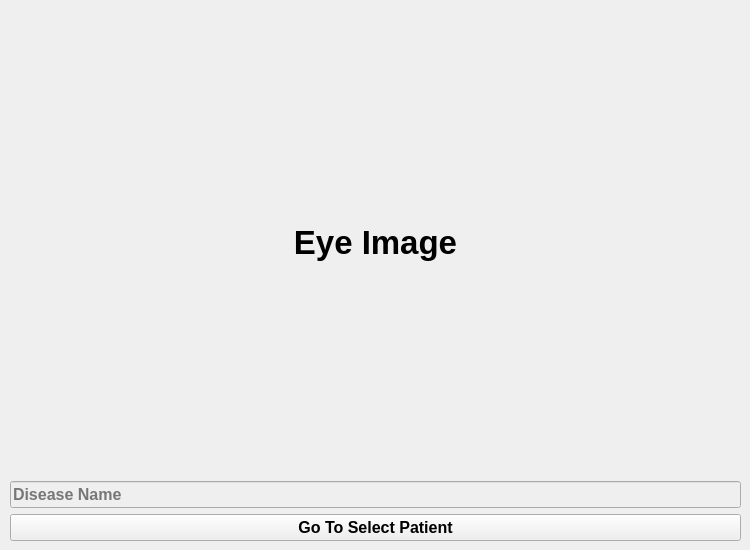
     <widget class="QWidget" name="analyzedTab_3">
      <attribute name="title">
       <string>Analyzed</string>
      </attribute>
      <widget class="QWidget" name="layoutWidget_14">
       <property name="geometry">
        <rect>
         <x>10</x>
         <y>10</y>
         <width>731</width>
         <height>531</height>
        </rect>
       </property>
       <layout class="QVBoxLayout" name="verticalLayout_8">
        <item>
         <widget class="QLabel" name="eyeImage_2">
          <property name="font">
           <font>
            <family>Arial</family>
            <pointsize>25</pointsize>
            <weight>75</weight>
            <bold>true</bold>
           </font>
          </property>
          <property name="layoutDirection">
           <enum>Qt::LeftToRight</enum>
          </property>
          <property name="autoFillBackground">
           <bool>true</bool>
          </property>
          <property name="text">
           <string>Eye Image</string>
          </property>
          <property name="alignment">
           <set>Qt::AlignCenter</set>
          </property>
         </widget>
        </item>
        <item>
         <widget class="QLineEdit" name="eyeDiseaseName">
          <property name="enabled">
           <bool>false</bool>
          </property>
          <property name="font">
           <font>
            <family>Arial</family>
            <pointsize>12</pointsize>
            <weight>75</weight>
            <bold>true</bold>
           </font>
          </property>
          <property name="placeholderText">
           <string>Disease Name</string>
          </property>
         </widget>
        </item>
        <item>
         <widget class="QPushButton" name="selectPatientE">
          <property name="font">
           <font>
            <family>Arial</family>
            <pointsize>12</pointsize>
            <weight>75</weight>
            <bold>true</bold>
           </font>
          </property>
          <property name="cursor">
           <cursorShape>PointingHandCursor</cursorShape>
          </property>
          <property name="text">
           <string>Go To Select Patient</string>
          </property>
         </widget>
        </item>
       </layout>
      </widget>
     </widget>
